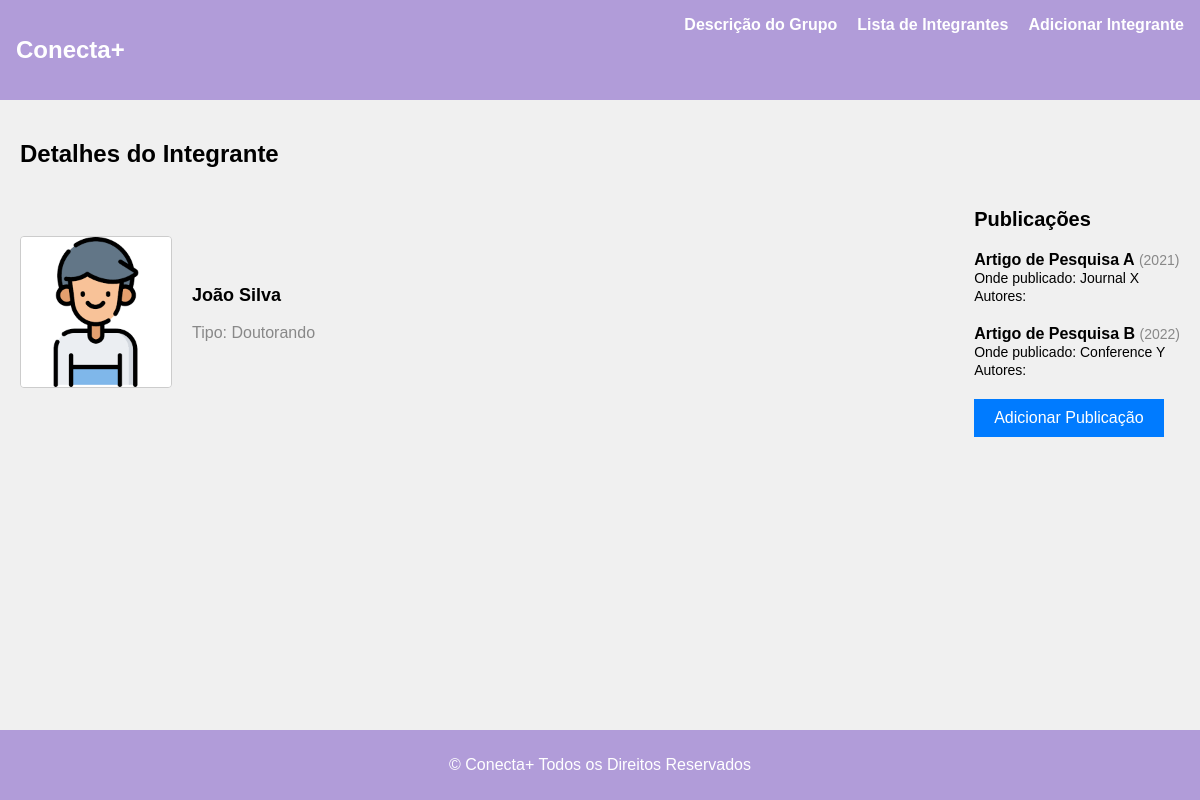
Page /integrante/1/ on the earlier database version.
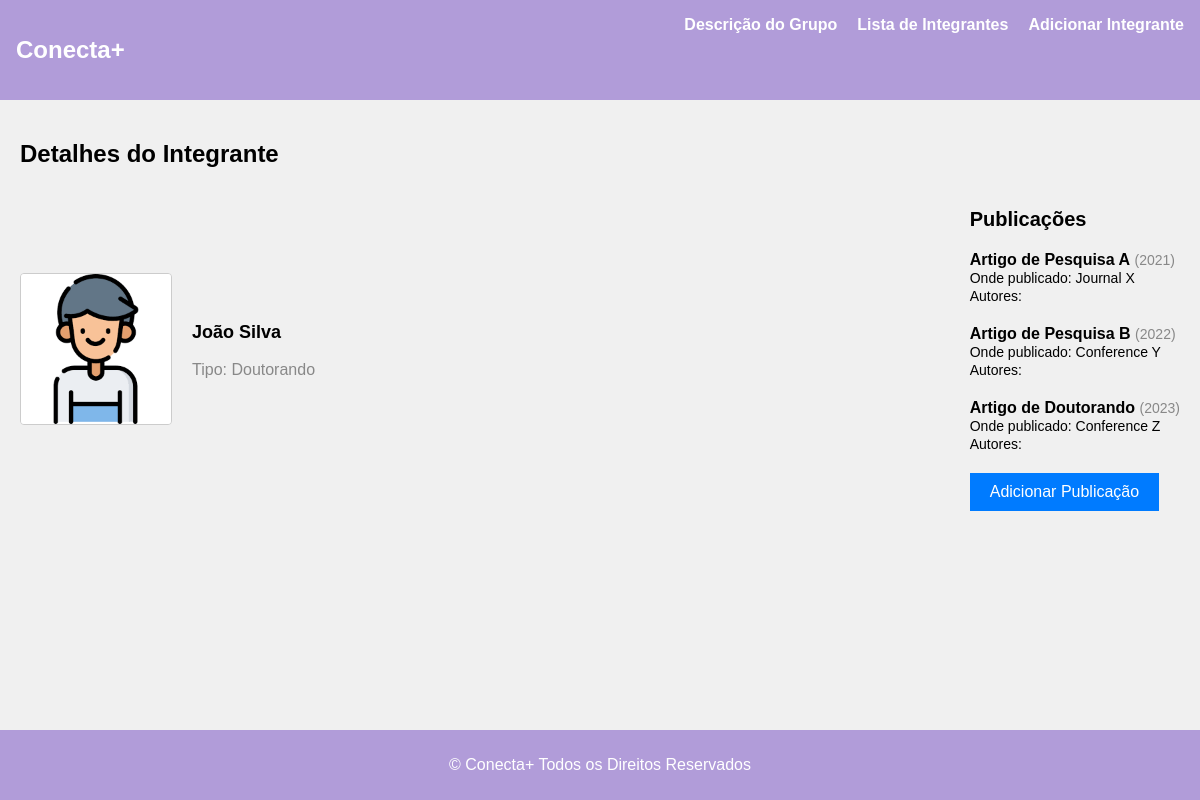
Same page on the later database version.
### grupo_pesquisa/models.py (models this page shows, shortened)
class Publicacao(models.Model):
    integrante = models.ForeignKey(Integrante, on_delete=models.CASCADE, related_name='publicacoes')
    titulo = models.CharField(max_length=200)
    ano_publicacao = models.PositiveIntegerField()
    onde_publicado = models.CharField(max_length=200)
    autores = models.TextField()
    class Meta:
        verbose_name_plural = "Publicações"

### grupo_pesquisa/views.py (the view, shortened to what this page needs)
# urls.py: path('integrante/<int:integrante_id>/', views.detalhes_integrante, name='detalhes_integrante'),
def detalhes_integrante(request, integrante_id):
    integrante = get_object_or_404(Integrante, pk=integrante_id)
    publicacoes = integrante.publicacoes.all()
    publicacoes_disponiveis = Publicacao.objects.all()
    form = PublicacaoForm()
    return render(request, 'detalhes_integrante.html', {
        'integrante': integrante,
        'publicacoes': publicacoes,
        'publicacoes_disponiveis': publicacoes_disponiveis,
        'form': form,
    })

### grupo_pesquisa/templates/detalhes_integrante.html (shortened to what this page needs)
{% extends "base.html" %}
{% block content %}
    <section>
        <h2 class="section-title">Detalhes do Integrante</h2>
        <div class="integrante-details">
            <img src="{{ integrante.foto.url }}" alt="{{ integrante.nome }}" class="integrante-image">
            <div class="integrante-info">
                <h3 class="integrante-name">{{ integrante.nome }}</h3>
                <p class="integrante-type">Tipo: {{ integrante.tipo }}</p>
            </div>
            <div class="publicacoes">
                <h3 class="publicacoes-title">Publicações</h3>
                <ul class="publicacoes-list">
                    {% for publicacao in publicacoes %}
                        <li class="publicacao-item">
                            <span class="publicacao-titulo">{{ publicacao.titulo }}</span>
                            <span class="publicacao-ano">({{ publicacao.ano_publicacao }})</span><br>
                            <span class="publicacao-onde">Onde publicado: {{ publicacao.onde_publicado }}</span><br>
                            <span class="publicacao-autores">Autores:
                            </span>
                        </li>
                    {% endfor %}
                </ul>
                <button id="adicionar-publicacao" class="btn">Adicionar Publicação</button>
            </div>
        </div>
    </section>
</div>
{% endblock %}

Differences in the rows shown:
added Publicacao: titulo "Artigo de Doutorando", ano_publicacao "2023", onde_publicado "Conference Z"
